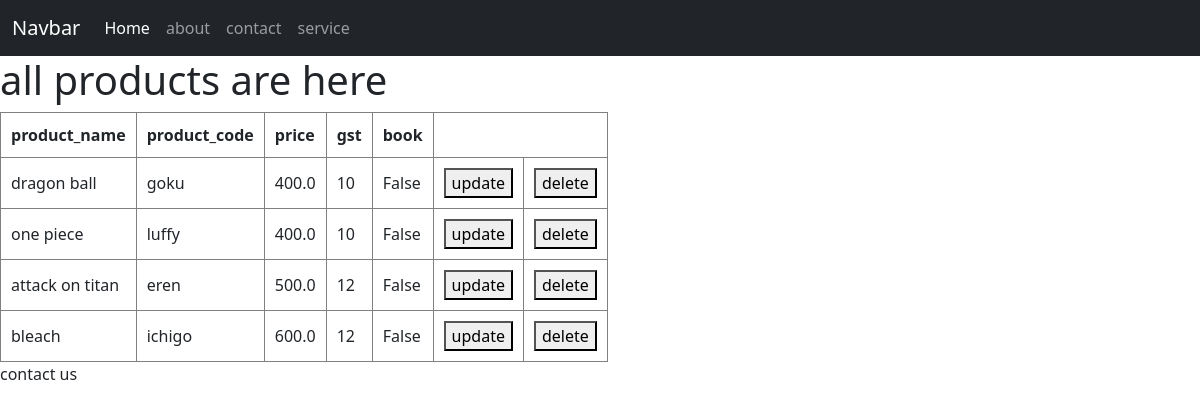
Screenshot of /inventory/products/ with the database file from the repository.
### inventory/models.py (models this page shows, shortened)
class product(models.Model):
    product_name =models.CharField(max_length=100 , null=True)
    product_code =models.CharField(max_length=100 , null=True)
    price =models.FloatField(default=0)
    gst =models.IntegerField(default=0)
    book=models.BooleanField(default=False)

### inventory/views.py (the view)
# urls.py: path('products/',Allproducts),
def Allproducts(request):
    all_product = product.objects.all()
    return render(request,'products.html',{'all_product':all_product})

### frontend/templates/products.html (shortened to what this page needs)
<!DOCTYPE html>
{% extends 'base.html' %}
    {% block content %}
    <h1>all products are here </h1>
    <table>
        <thead>
            <tr>
                <th>product_name</th>
                <th>product_code</th>
                <th>price</th>
                <th>gst</th>
                <th>book </th>
            </tr>
        </thead>
        <tbody>
        {% for product in all_product %}
        <tr>
            <td> {{product.product_name}}</td>
            <td> {{product.product_code}}</td>
            <td> {{product.price}}</td>
            <td> {{product.gst}}</td>
            <td> {{product.book}}</td>
            <td>
                <a href="{% url 'product_update' product.id %}" >
                <button>update</button>
                </a>
            </td>
            <td>
               <a href="{% url 'product_delete' product.id %}" >
                <button>delete</button>
               </a>
            </td>
        </tr>
        {% endfor %}
    </tbody>
    </table>
    {% endblock %}

### frontend/templates/base.html (shortened to what this page needs)
<!DOCTYPE html>
<html lang="en">
<head>
    {% load bootstrap5 %}
    {% bootstrap_css %}
</head>
<body>
  {% include 'navbar.html' %}
    {% block content %}
    {% endblock %}
<footer>
    contact us
</footer>
</body>
</html>

### frontend/templates/navbar.html (shortened to what this page needs)
<!DOCTYPE html>
<html lang="en">
<head>
</head>
<body>
      <nav class="navbar navbar-expand-lg bg-dark navbar-dark" >
  <div class="container-fluid">
    <a class="navbar-brand" href="#">Navbar</a>
    <div class="collapse navbar-collapse" id="navbarNav">
      <ul class="navbar-nav">
        <li class="nav-item">
          <a class="nav-link active" aria-current="page" href="/inventory/home/">Home</a>
        </li>
        <li class="nav-item">
          <a class="nav-link" href="/inventory/about/">about</a>
        </li>
        <li class="nav-item">
          <a class="nav-link" href="/inventory/contact/">contact</a>
        </li>
        <li class="nav-item">
          <a class="nav-link " href="/inventory/service/">service</a>
        </li>
      </ul>
    </div>
  </div>
</nav>
</body>
</html>

### frontend/templates/base.html (style rules this page uses)
table ,tr ,th ,td { border: 1px solid gray; padding: 10px; }

### rows the page displays
product: product_name "dragon ball", product_code "goku", price "400.0", gst "10", book "False"
product: product_name "one piece", product_code "luffy", price "400.0", gst "10", book "False"
product: product_name "attack on titan", product_code "eren", price "500.0", gst "12", book "False"
product: product_name "bleach", product_code "ichigo", price "600.0", gst "12", book "False"
